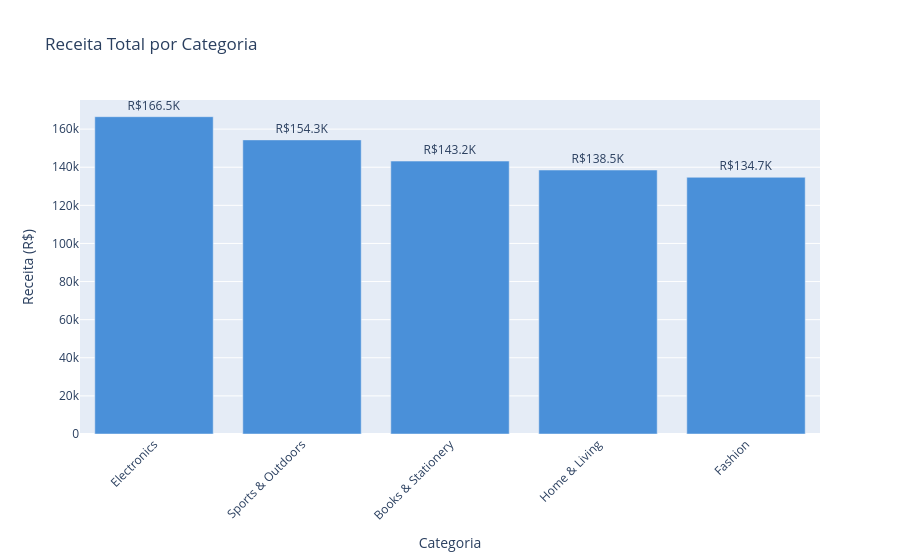
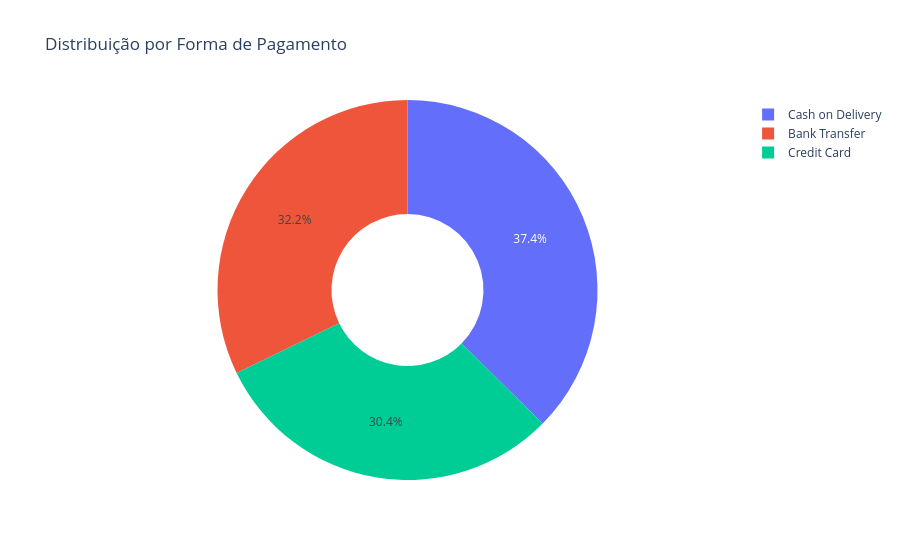

Notebook source saved alongside these figures, in order:
### Code cell
# Receita por categoria
receita_cat = df.groupby('category_name')['receita'].sum().sort_values(ascending=False).reset_index()

fig = go.Figure(go.Bar(
    x=receita_cat['category_name'],
    y=receita_cat['receita'],
    marker_color='#4a90d9',
    text=[f'R${v/1000:.1f}K' for v in receita_cat['receita']],
    textposition='outside'
))
fig.update_layout(
    title='Receita Total por Categoria',
    xaxis_title='Categoria',
    yaxis_title='Receita (R$)',
    xaxis_tickangle=-45
)

fig.show()

# Formas de pagamento

formas_pagamento = df['payment_method'].value_counts().reset_index()
formas_pagamento.columns = ['payment_method', 'count']

fig = go.Figure(go.Pie(
    labels=formas_pagamento['payment_method'],
    values=formas_pagamento['count'],
    hole=0.4
))
fig.update_layout(title='Distribuição por Forma de Pagamento')

fig.show()

### Figure 1 — Plotly figure (JSON) as saved in the notebook; plotly's stock layout.template omitted (floating-point values rounded to 4 significant figures)
{"data": [{"marker": {"color": "#4a90d9"}, "text": ["R$166.5K", "R$154.3K", "R$143.2K", "R$138.5K", "R$134.7K"], "textposition": "outside", "type": "bar", "x": ["Electronics", "Sports & Outdoors", "Books & Stationery", "Home & Living", "Fashion"], "y": [166500.0, 154300.0, 143200.0, 138500.0, 134700.0]}], "layout": {"title": {"text": "Receita Total por Categoria"}, "xaxis": {"tickangle": -45, "title": {"text": "Categoria"}}, "yaxis": {"title": {"text": "Receita (R$)"}}}}

### Figure 2 — Plotly figure (JSON) as saved in the notebook; plotly's stock layout.template omitted (floating-point values rounded to 4 significant figures)
{"data": [{"hole": 0.4, "labels": ["Cash on Delivery", "Bank Transfer", "Credit Card"], "type": "pie", "values": [374, 322, 304]}], "layout": {"title": {"text": "Distribuição por Forma de Pagamento"}}}
